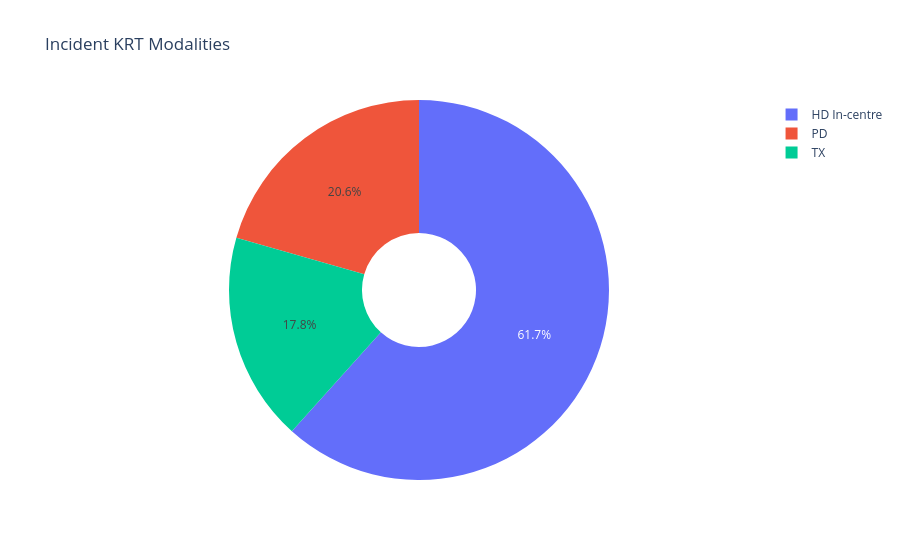
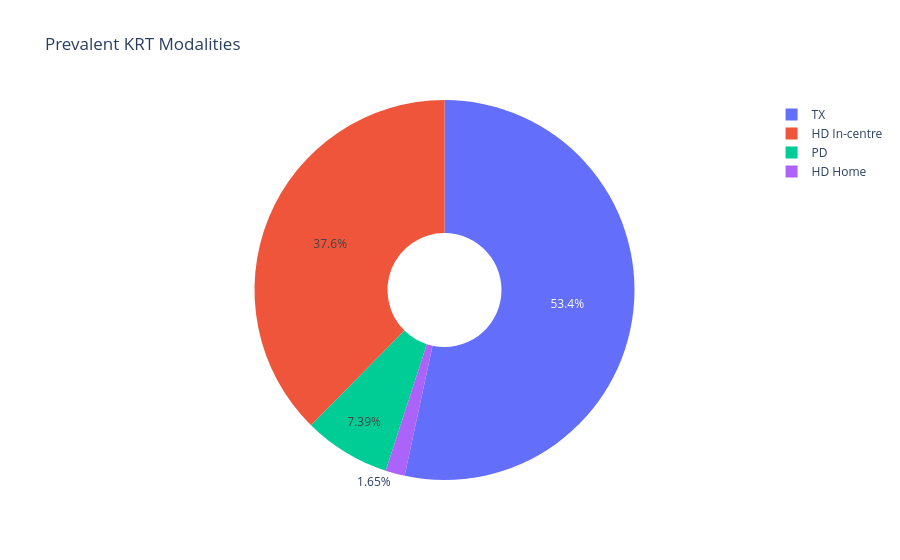

Notebook source saved alongside these figures, in order:
### Code cell
from os import access
from ukrdc_stats.calculators.dialysis import DialysisStatsCalculator
import plotly.graph_objects as go
import plotly.express as px

import datetime as dt
from IPython.display import display

print(list(dialysis_stats.units.keys()))
#subunit = "RGCKH"

print(dialysis_stats.all.incident_krt.metadata.population_size)

prev_patients = px.pie(
    names = dialysis_stats.all.incident_krt.data.x,
    values = dialysis_stats.all.incident_krt.data.y,
    title =  dialysis_stats.all.incident_krt.metadata.title,
    hole=0.3,
)
prev_patients.show()



#print(dialysis_stats.all.incident_home_therapies.metadata.population_size)
incident_patients = px.pie(
    names = dialysis_stats.all.prevalent_krt.data.x,
    values = dialysis_stats.all.prevalent_krt.data.y,
    title =  dialysis_stats.all.prevalent_krt.metadata.title,
    hole=0.3,
)
incident_patients.show()

### Figure 1 — Plotly figure (JSON) as saved in the notebook; plotly's stock layout.template omitted (floating-point values rounded to 4 significant figures)
{"data": [{"domain": {"x": [0, 1], "y": [0, 1]}, "hole": 0.3, "hovertemplate": "label=%{label}<br>value=%{value}<extra></extra>", "labels": ["HD In-centre", "PD", "TX"], "legendgroup": "", "name": "", "showlegend": true, "type": "pie", "values": [222, 74, 64]}], "layout": {"legend": {"tracegroupgap": 0}, "title": {"text": "Incident KRT Modalities"}}}

### Figure 2 — Plotly figure (JSON) as saved in the notebook; plotly's stock layout.template omitted (floating-point values rounded to 4 significant figures)
{"data": [{"domain": {"x": [0, 1], "y": [0, 1]}, "hole": 0.3, "hovertemplate": "label=%{label}<br>value=%{value}<extra></extra>", "labels": ["HD Home", "HD In-centre", "PD", "TX"], "legendgroup": "", "name": "", "showlegend": true, "type": "pie", "values": [45, 1028, 202, 1459]}], "layout": {"legend": {"tracegroupgap": 0}, "title": {"text": "Prevalent KRT Modalities"}}}
